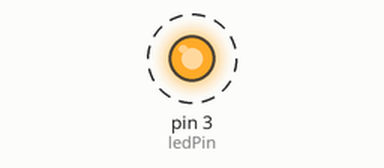
Recording of a sketch running on a simulated Arduino Uno, built with avr-gcc and run on an emulated ATmega328P. On the bench: output pins drawn as LEDs (lit = HIGH). Dashed ring = blinking.

Above: at 0.05 s.
Timing chart, 0 to 3.0 s (numbered marks = the images above):
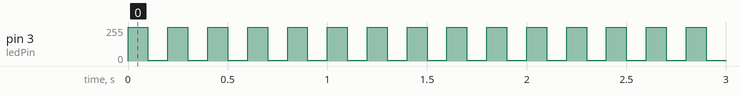

The sketch:

Mosfet.ino
```cpp
const int ledPin =  3; // Pin connected to the LED
int brightness =  255; // Initial brightness level
int fadeAmount =  5; // Amount to change the brightness by

void setup() {
  pinMode(ledPin, OUTPUT); // Set the LED pin as output
}

void loop() {
  analogWrite(ledPin, brightness); // Write the current brightness to the LED

  brightness = brightness + fadeAmount; // Change the brightness for the next iteration

  // Reverse the direction of the fading at the ends of the fade
  if (brightness <= 0  || brightness >=  255) {
    fadeAmount = -fadeAmount;
  }

  delay(100); // Wait for  100 ms before the next update
}
```

Measured:
- by itself, pin 3 (ledPin): alternates 255/255 for 0.10 s and 4/255 for 0.10 s
